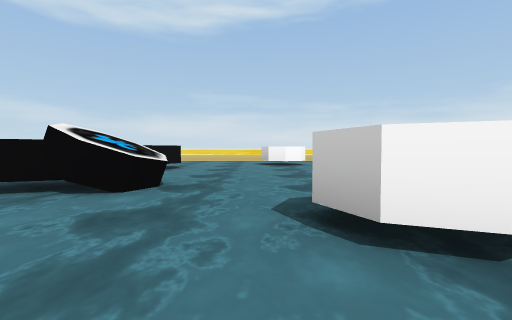
[1] (above)

21 first-person views from a walk through a 3-D level made in the Unity game engine. The camera is 0.26 m above the floor, tilts 2° down and sees 85° across. The floor is counted in squares, 0.5 m on a side. Each view is taken from the middle of a square. On the plan, view 1 faces up. The plan holds only what a view shows up to about 9 squares ahead; the rest is blank. The place goes on beyond the plan. Some surface patterns are stand-ins.

[2]
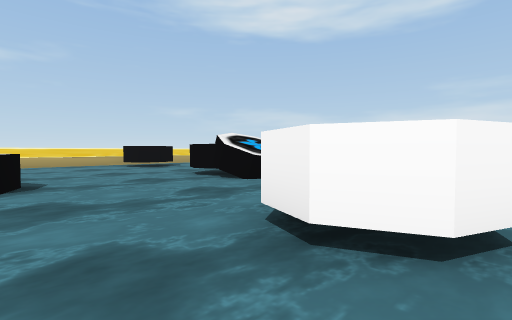

[3]
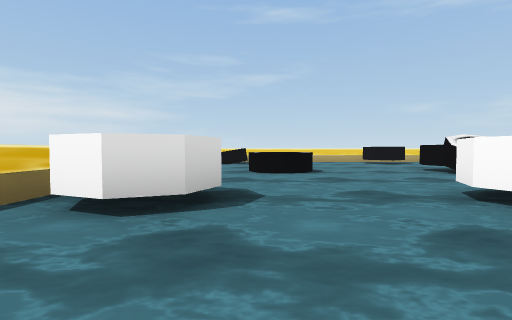

[4]
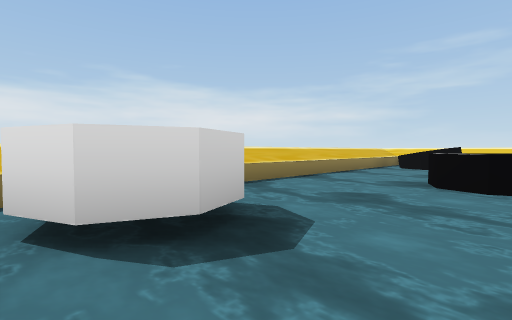

[5]
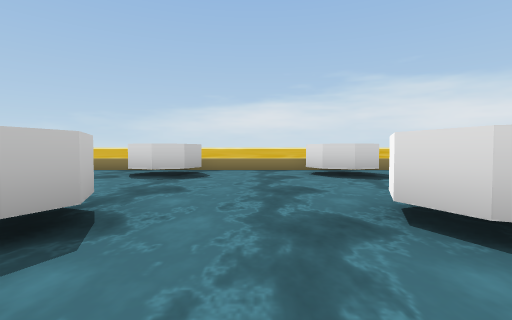

[6]
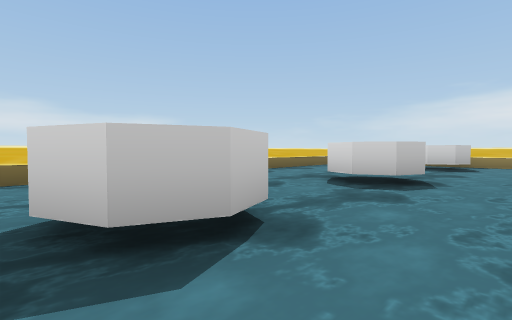

[7]
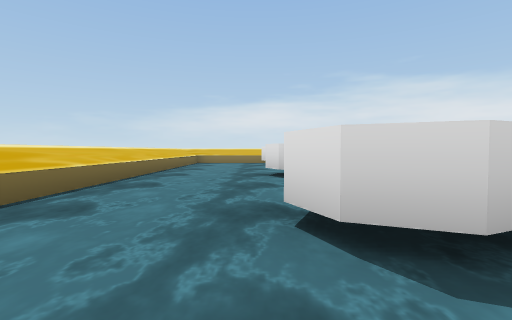

[8]
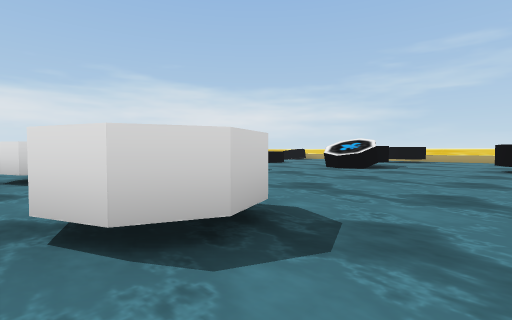

[9]
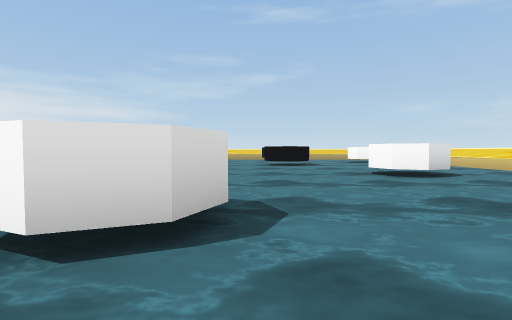

[10]
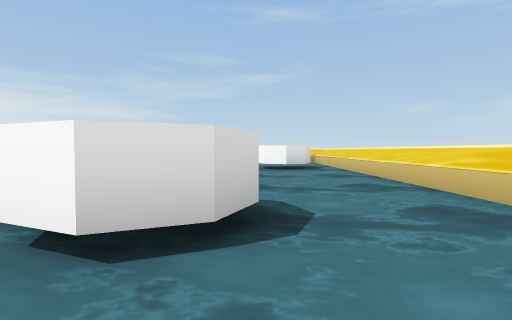

[11]
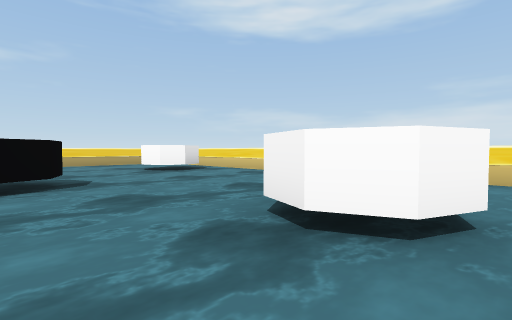

[12]
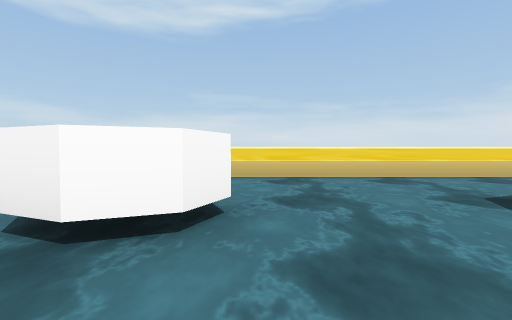

[13]
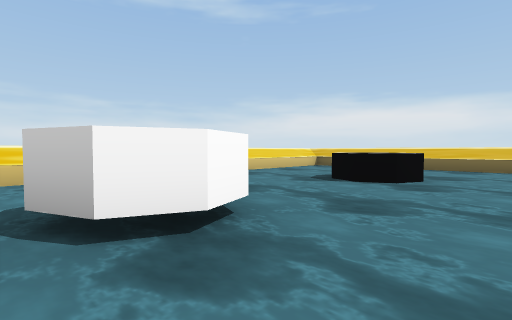

[14]
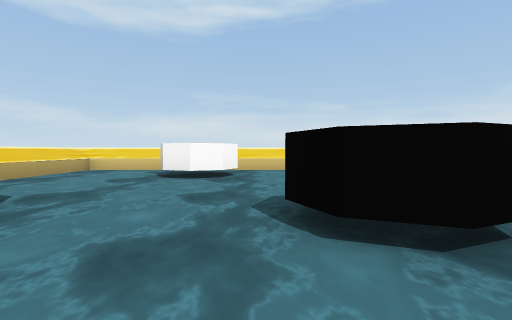

[15]
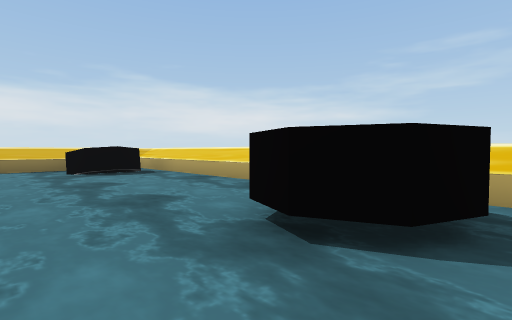

[16]
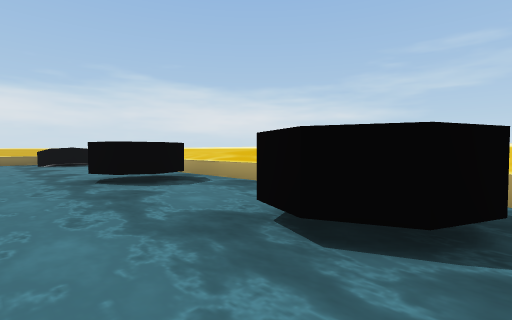

[17]
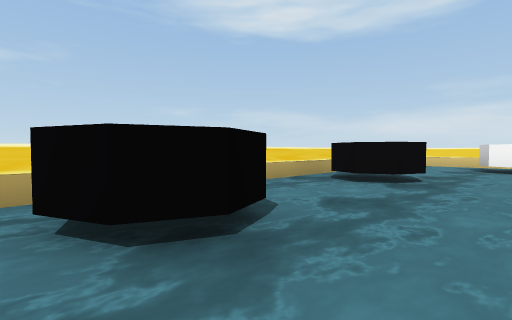

[18]
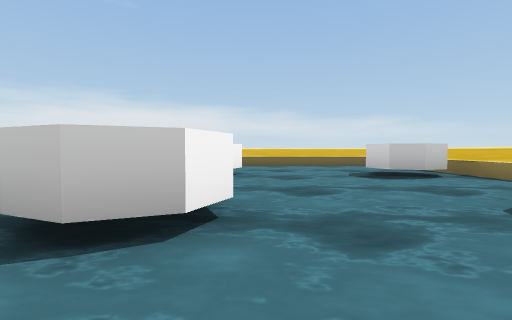

[19]
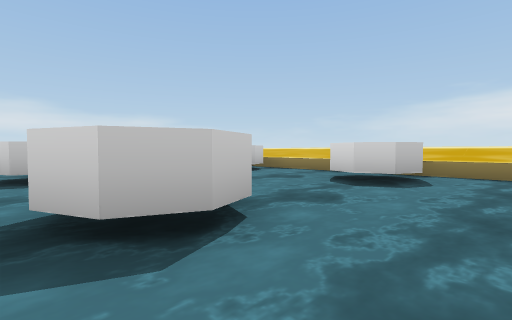

[20]
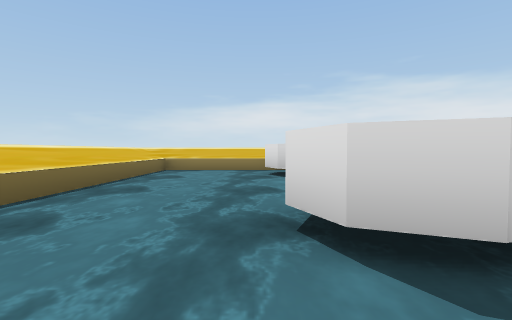

[21]
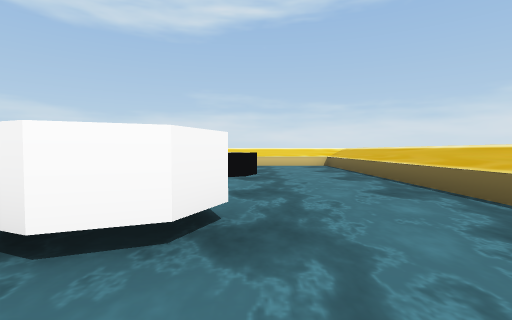

### Floor plan
Key: @ floor where view 1 was taken; # wall or solid block; . floor; ^ raised ledge; O other object.
Columns run from 9 left of view 1 to 9 right of it. Each row starts with its distance up from view 1.
 14 ###^^^^^^^^^^^^^#
 13 ^................ #
 12 ^..OO.............#
 11 ^...O.....O...O...^
 10 ^........OOO..OO..^
  9 ^.O...O.......O...^
  8 ^OOO.OOO..........^
  7 ^.O...O.......O...^
  6 ^............OOO..^
  5 ^.O...OO......O...^
  4 ^OOO.OOOO.........^
  3 ^.O...OO..O...O...^
  2 ^.........OO.O O..^
  1 ^.........O...O...^
  0 ^....OOO.@........^
 -1 ^.O...O...O...O...^
 -2 ^OOO.....OOO.OOO..#
 -3 ^OO.......O...O...#
 -4 # ^^^^^^^^^^^^^^^^#

Positions as (right, up) in squares from view 1, and headings:
1: (0, 0), facing up
2: (2, 0), facing up-left
3: (4, -1), facing left
4: (2, 0), facing down-left
5: (3, 4), facing down
6: (3, 7), facing down-right
7: (6, 8), facing down
8: (6, 8), facing down-left
9: (7, 7), facing left
10: (3, 11), facing left
11: (2, 8), facing up-left
12: (2, 8), facing up
13: (0, 8), facing up-right
14: (-4, 6), facing up
15: (-5, 5), facing down-left
16: (-5, 9), facing down-left
17: (-5, 3), facing up-left
18: (-1, 1), facing right
19: (-1, 3), facing down-right
20: (6, 4), facing down
21: (6, 4), facing up
